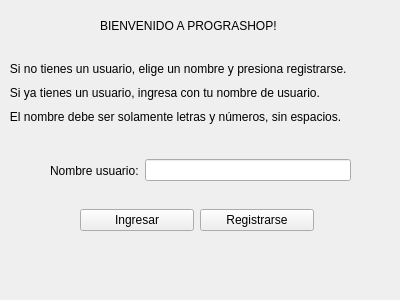
<?xml version="1.0" encoding="UTF-8"?>
<ui version="4.0">
 <class>Form</class>
 <widget class="QWidget" name="Form">
  <property name="geometry">
   <rect>
    <x>0</x>
    <y>0</y>
    <width>400</width>
    <height>300</height>
   </rect>
  </property>
  <property name="windowTitle">
   <string>Form</string>
  </property>
  <widget class="QLabel" name="label">
   <property name="geometry">
    <rect>
     <x>100</x>
     <y>0</y>
     <width>251</width>
     <height>51</height>
    </rect>
   </property>
   <property name="text">
    <string>BIENVENIDO A PROGRASHOP!</string>
   </property>
  </widget>
  <widget class="QWidget" name="horizontalLayoutWidget">
   <property name="geometry">
    <rect>
     <x>50</x>
     <y>150</y>
     <width>301</width>
     <height>41</height>
    </rect>
   </property>
   <layout class="QHBoxLayout" name="horizontalLayout">
    <item>
     <widget class="QLabel" name="label_2">
      <property name="text">
       <string>Nombre usuario:</string>
      </property>
     </widget>
    </item>
    <item>
     <widget class="QLineEdit" name="nombre"/>
    </item>
   </layout>
  </widget>
  <widget class="QWidget" name="verticalLayoutWidget_2">
   <property name="geometry">
    <rect>
     <x>0</x>
     <y>60</y>
     <width>423</width>
     <height>66</height>
    </rect>
   </property>
   <layout class="QVBoxLayout" name="verticalLayout_2">
    <item>
     <widget class="QLabel" name="label_3">
      <property name="text">
       <string>   Si no tienes un usuario, elige un nombre y presiona registrarse.</string>
      </property>
     </widget>
    </item>
    <item>
     <widget class="QLabel" name="label_4">
      <property name="text">
       <string>   Si ya tienes un usuario, ingresa con tu nombre de usuario.</string>
      </property>
     </widget>
    </item>
    <item>
     <widget class="QLabel" name="label_5">
      <property name="text">
       <string>   El nombre debe ser solamente letras y números, sin espacios.</string>
      </property>
     </widget>
    </item>
   </layout>
  </widget>
  <widget class="QWidget" name="horizontalLayoutWidget_2">
   <property name="geometry">
    <rect>
     <x>80</x>
     <y>200</y>
     <width>234</width>
     <height>41</height>
    </rect>
   </property>
   <layout class="QHBoxLayout" name="horizontalLayout_2">
    <item>
     <widget class="QPushButton" name="ingresar">
      <property name="text">
       <string>   Ingresar   </string>
      </property>
     </widget>
    </item>
    <item>
     <widget class="QPushButton" name="registrarse">
      <property name="text">
       <string>Registrarse</string>
      </property>
     </widget>
    </item>
   </layout>
  </widget>
 </widget>
 <resources/>
 <connections/>
</ui>
